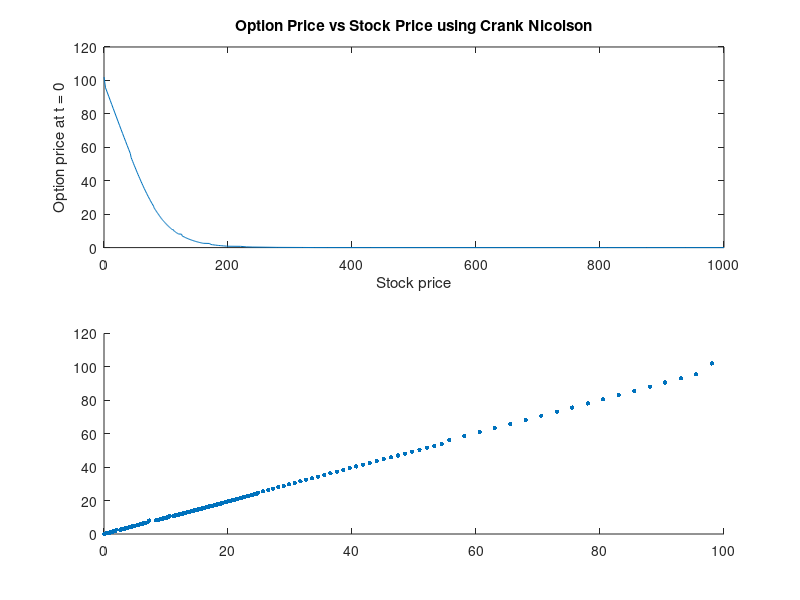

Source code (MATLAB): (Note: this script raises an error after producing the figure.)
close all; clear all; clc; hold off;

% Basic input parameters
T = 1; % total time
S1 = 100; % Input current price
K = 100; % Strike price
r = 0.02; % Risk-free interest rate
sigma = 0.4; % Volatility

% Choose smax using 3-sigma rule as explained in the class
Smax = S1*exp((r-0.5*sigma*sigma)*T + 3*sigma*sqrt(T));

% The grid division factor (can take values 1,2,4,8 etc.)
% A higher c creates a finer grid
c = 4; 

% Create time grid using factor 'c'
dtau = (T/25)/c; % Time-step size

% Create price grid using factor 'c'
S = [0:0.1*K/c:0.4*K,...
0.425*K:0.05*K/c:0.8*K,...
0.805*K:0.02*K/c:0.9*K,...
0.905*K:0.01*K/c:1.1*K,...
1.12*K:0.02*K/c:1.2*K,...
1.25*K:.05*K/c:1.6*K,...
1.7*K:0.1*K/c:2*K,...
2.2*K, 2.3*K, 2.4*K, 2.6*K, 2.8*K,...
3.2*K, 3.4*K, 3.6*K, 4.3*K, 5*K, 7.5*K, 8.125*K, 8.75*K, 9.375*K, 10*K];

M = length(S); % Total steps along price axis
N = T/dtau; % Total steps along time axis

% Initialize option price V(tau, S) with initial and boundary conditions
V = zeros(N,M + 1);
for i = 1: M
    V(1, i) = max(K - S(i), 0); % Payoff for PUT option at tau = 0
end
V(1 , M+1) = 0; % Boundary condition at Smax for PUT option

% Initialize some matrices for later use
alpha = zeros(1,M+1);
beta = zeros(1,M+1);
I = eye(M+1);

% Calculate M_hat (only once) and the LU decomposition of (I + M_hat). 
% As per the assignment instructions, we should avoid unnecessary
% calculations, hence this is pulled outside the second loop.
for i = 2:M-1
    alpha_central(i) = ((sigma ^ 2) * (S(i) ^2))/(((S(i) - S(i-1)) ...
        * (S(i+1) - S(i-1)))) - (r * S(i))/(S(i+1) - S(i-1));
    beta_central(i) = ((sigma ^ 2) * (S(i) ^2))/(((S(i+1) - S(i)) ...
        * (S(i+1) - S(i-1)))) + (r * S(i))/(S(i+1) - S(i-1));
    alpha_forward(i) = ((sigma ^ 2) * (S(i) ^2))/(((S(i) - S(i-1)) ...
        * (S(i+1) - S(i-1))));
    beta_forward(i) = ((sigma ^ 2) * (S(i) ^2))/(((S(i+1) - S(i)) ...
        * (S(i+1) - S(i-1)))) + (r * S(i))/(S(i+1) - S(i-1));
    if (alpha_central(i) >= 0 ) && (beta_central(i) >= 0)
        alpha(i) = alpha_central(i);
        beta(i) = beta_central(i);
    else 
        alpha(i) = alpha_forward(i);
        beta(i) = beta_forward(i);
    end 
end  % end of M for-loop
vector1 = [-r*dtau/2, dtau/2 *(alpha(1:M-1) + beta(1:M-1) + r), 0];
% vector2 and vector2 have an extra 0 each to support spdiags later below
vector2 = [0, 0, -dtau/2 * beta(1:M-1)];
vector3 = [-dtau/2 * alpha(1:M-1), 0, 0];
% Use spdiags to create a sparse matrix, to save memory
M_hat = spdiags(vector1', 0, M+1, M+1) ...
    + spdiags(vector2', 1, M+1, M+1) + spdiags(vector3', -1, M+1, M+1);
% Use LU decomposition for faster results
[L, U] = lu(I + M_hat);

for n = 1:N-1
    % Boundary conditions
    V(n+1, 1) = V(n, 1) * ((1 + (r / 2) * dtau) / (1 - (r / 2) * dtau));
    V(n+1, M) = V(n, M);
    % Solve using LU matrices calculated earlier for faster results
    B = (I - M_hat)*transpose(V(n, :));
    V(n+1, :) = transpose(U\(L\B));
end % end of N for-loop

%
% Evaluate the current option price V1
%
% find the smalleset interval including S1 
indx1 = max(find(S<=S1));
indx2 = min(find(S>=S1));
if indx1 == indx2  % S1 on the end of subintervals
    V1= V(N, indx1);
else    % S1 not on the end, estimate V1 by the linear interpolation
    w = (S1-S(indx1))/(S(indx2)-S(indx1));
    V1 = V(N,indx1)*w + (1-w)*V(N, indx2);
end
disp(['Option price at (t=0) is ', num2str(V1), ' when S=', num2str(S1)]);

% Plot the graph and compare with blsprice 
hold on;
[C,P] = blsprice(S(1:M),K, r, T, sigma);
subplot(2,1,1);
plot(S(1:M), P); plot(S(1:M), V(N, 1:M));
title('Option Price vs Stock Price using Crank Nicolson');
xlabel('Stock price'); ylabel('Option price at t = 0');

hold off;
subplot(2,1,2);
scatter(P, V(N,1:M), 10, 'filled');
refline;
title('Compare blsprice with Crank Nicolson method');
xlabel('Option price using blsprice'); ylabel('Option price using CN');

